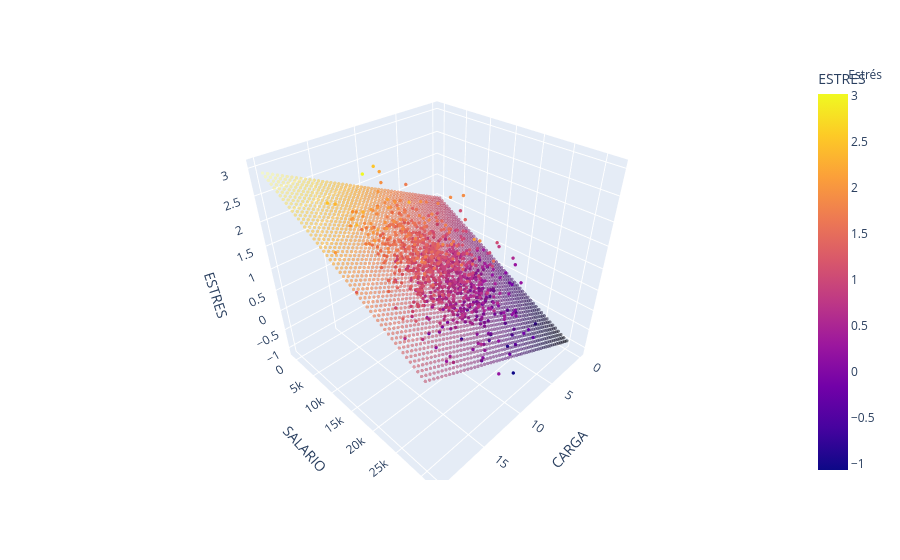

The notebook cell saved with this chart:
### Code cell
import plotly.express as plotly

figure = plotly.scatter_3d(
    estres_empleados,
    x="CARGA",
    y="SALARIO",
    z="ESTRES",
    color="ESTRES"
)

figure.update_traces(
    marker=dict(
        size=2,
        #color="gray",
        opacity=1
    )
)

x1p = numpy.linspace(0, 20)
x2p = numpy.linspace(0, 30_000)

X1p, X2p = numpy.meshgrid(x1p, x2p)

yp = bias + X1p * b1 + X2p * b2

x1v = X1p.ravel()
x2v = X2p.ravel()

figure.add_trace(
    go.Scatter3d(
        x=x1v,
        y=x2v,
        z=yp.ravel(),
        mode="markers",
        marker=dict(
            size=2,
            color=yp.ravel(),
            colorscale="inferno",
            opacity=0.5
        ),
        name="Estrés"
    )
)

figure.show()

### Figure 1 — Plotly figure (JSON) as saved in the notebook; plotly's stock layout.template omitted (floating-point values rounded to 4 significant figures; data arrays with more than 128 entries replaced by an {"elided": "..."} marker saying what was removed)
{"data": [{"hovertemplate": "CARGA=%{x}<br>SALARIO=%{y}<br>ESTRES=%{marker.color}<extra></extra>", "legendgroup": "", "marker": {"color": {"elided": "1000 float values"}, "coloraxis": "coloraxis", "opacity": 1, "size": 2, "symbol": "circle"}, "mode": "markers", "name": "", "scene": "scene", "showlegend": false, "type": "scatter3d", "x": {"elided": "1000 int values"}, "y": {"elided": "1000 float values"}, "z": {"elided": "1000 float values"}}, {"marker": {"color": {"elided": "2500 float values"}, "colorscale": [[0, "#000004"], [0.1111, "#1b0c41"], [0.2222, "#4a0c6b"], [0.3333, "#781c6d"], [0.4444, "#a52c60"], [0.5556, "#cf4446"], [0.6667, "#ed6925"], [0.7778, "#fb9b06"], [0.8889, "#f7d13d"], [1, "#fcffa4"]], "opacity": 0.5, "size": 2}, "mode": "markers", "name": "Estrés", "type": "scatter3d", "x": {"elided": "2500 float values"}, "y": {"elided": "2500 float values"}, "z": {"elided": "2500 float values"}}], "layout": {"coloraxis": {"colorbar": {"title": {"text": "ESTRES"}}, "colorscale": [[0, "#0d0887"], [0.1111, "#46039f"], [0.2222, "#7201a8"], [0.3333, "#9c179e"], [0.4444, "#bd3786"], [0.5556, "#d8576b"], [0.6667, "#ed7953"], [0.7778, "#fb9f3a"], [0.8889, "#fdca26"], [1, "#f0f921"]]}, "legend": {"tracegroupgap": 0}, "margin": {"t": 60}, "scene": {"domain": {"x": [0, 1], "y": [0, 1]}, "xaxis": {"title": {"text": "CARGA"}}, "yaxis": {"title": {"text": "SALARIO"}}, "zaxis": {"title": {"text": "ESTRES"}}}}}
